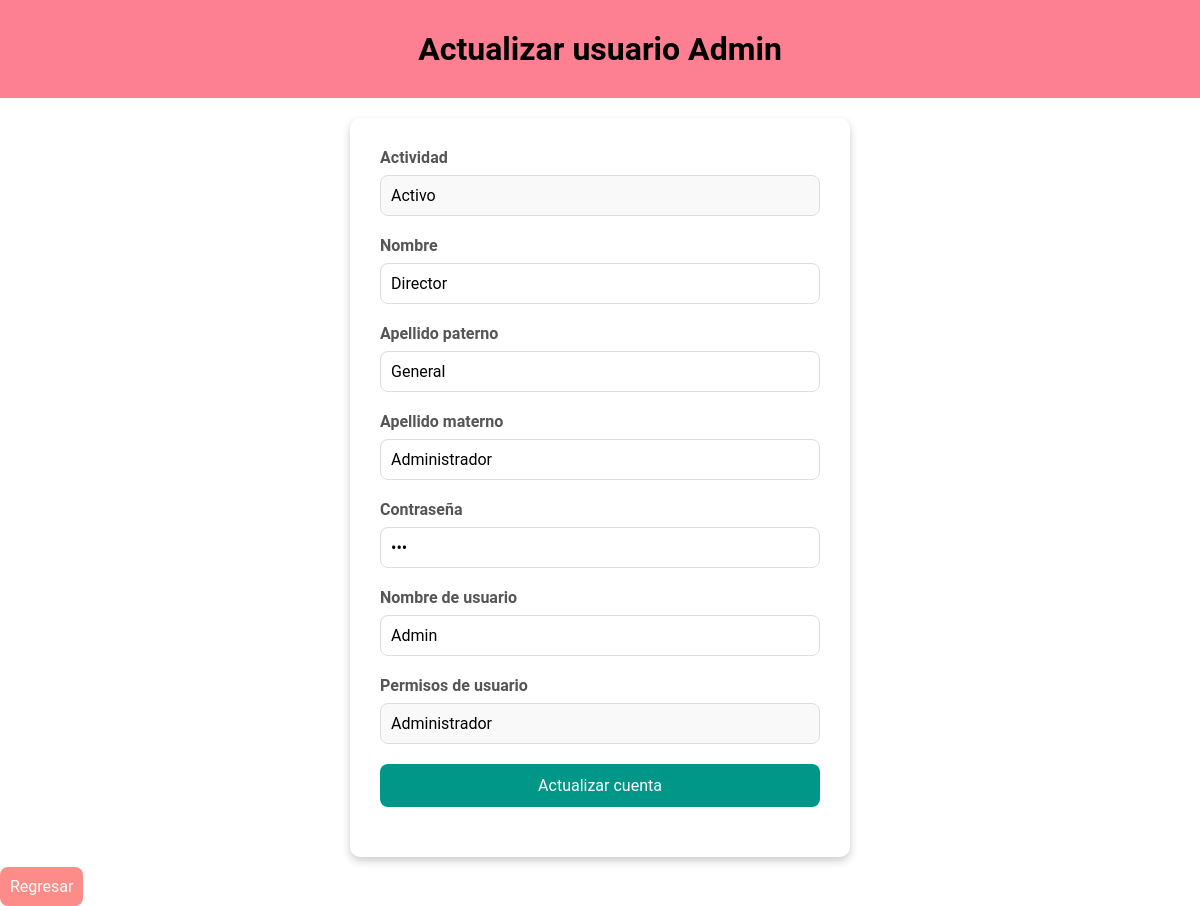
/php/usuario/actualizar.php?id=1, run on an earlier commit of the app's database.
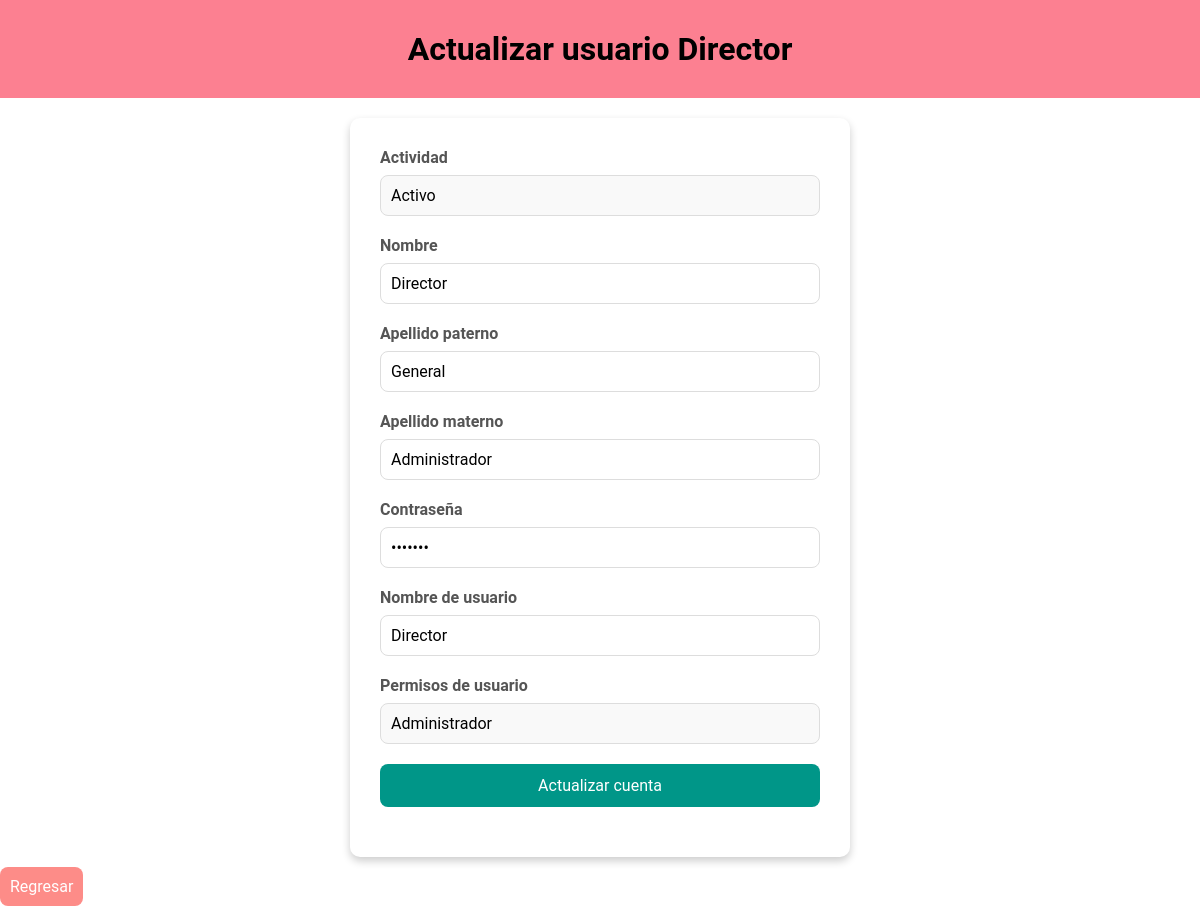
And on a later commit of the database.
### tables this page shows
CREATE TABLE usuario(
    id INT PRIMARY KEY AUTO_INCREMENT NOT NULL,
    nombre VARCHAR(50) NOT NULL,
    ap VARCHAR(50) NOT NULL,
    am VARCHAR(50) NOT NULL,
    pswd VARCHAR(255) NOT NULL,
    usuario VARCHAR(50) NOT NULL,
    actividad BOOLEAN NOT NULL,
    idTipo INT NOT NULL,
    FOREIGN KEY (idTipo) REFERENCES tipoUsuario(id) ON DELETE CASCADE
);

CREATE TABLE tipoUsuario(
    id INT PRIMARY KEY AUTO_INCREMENT NOT NULL,
    descripcion VARCHAR(50) NOT NULL
);

### php/usuario/actualizar.php (the view, shortened to what this page needs)
<?php
$pdo = conn::conn();
$query = "SELECT * FROM usuario WHERE id = :id";
$stmt = $pdo->prepare($query);
$stmt->bindParam(':id', $_GET['id']);
$stmt->execute();
$usuario = $stmt->fetch(PDO::FETCH_ASSOC);
$query = "SELECT * FROM tipoUsuario";
$stmt = $pdo->prepare($query);
$stmt->execute();
$tipos = $stmt->fetchAll(PDO::FETCH_ASSOC);
?>
<!DOCTYPE html>
<html lang="es">
<head>
    <link rel="stylesheet" href="../../css/crearCuenta.css">
</head>
<body>
    <header>
        <h1>Actualizar usuario <?php echo $usuario['usuario'] ?></h1>
    </header>
    <main>
        <form action="../login/actualizar.php" method="POST">
            <div class="input">
                <label for="actividad">Actividad</label>
                <select name="actividad" id="actividad">
                    <option value="1" selected>Activo</option>
                </select>
            </div>
            <div class="input">
                <label for="nombre">Nombre</label>
                <input type="text" id="nombre" name="nombre" value="<?php echo htmlspecialchars($usuario['nombre']) ?>" required>
            </div>
            <div class="input">
                <label for="ap">Apellido paterno</label>
                <input type="text" id="ap" name="ap" value="<?php echo htmlspecialchars($usuario['ap']) ?>" required>
            </div>
            <div class="input">
                <label for="am">Apellido materno</label>
                <input type="text" id="am" name="am" value="<?php echo htmlspecialchars($usuario['am']) ?>" required>
            </div>
            <div class="input">
                <label for="pwd">Contraseña</label>
                <input type="password" id="pwd" name="pwd" value="<?php echo htmlspecialchars($usuario['pswd']) ?>" required>
            </div>
            <div class="input">
                <label for="usuario">Nombre de usuario</label>
                <input type="text" id="usuario" name="usuario" value="<?php echo htmlspecialchars($usuario['usuario']) ?>" required>
            </div>
            <div class="input">
                <label for="tipo">Permisos de usuario</label>
                <select name="tipo" id="tipo" required>
                    <?php foreach ($tipos as $tipo) { ?>
                        <option value="<?php echo $tipo['id']; ?>" <?php echo ($usuario['idTipo'] == $tipo['id']) ? 'selected' : ''; ?>>
                            <?php echo $tipo['descripcion']; ?>
                        </option>
                    <?php } ?>
                </select>
            </div>
            <div class="input">
                <button value="submit">Actualizar cuenta</button>
            </div>
        </form>
    </main>
    <nav>
        <ul>
            <li>
                <a href="../../cuentas.php">Regresar</a>
            </li>
        </ul>
    </nav>
</body>
</html>

What changed in the data, as far as the page shows it:
changed usuario "Director": usuario "Admin" → "Director"
